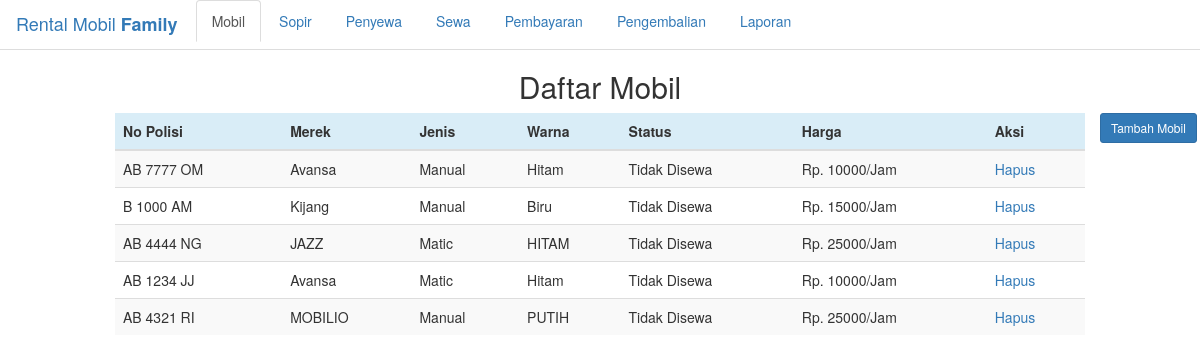
Before: / with the older database file.
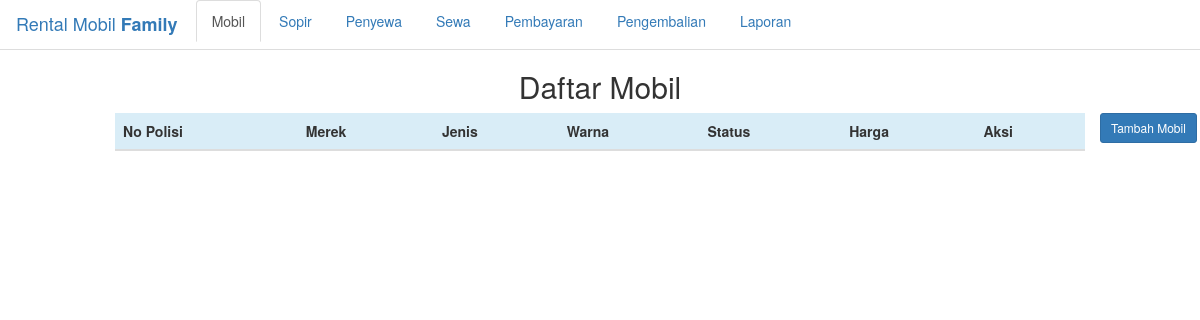
After: the same page with the newer database file.
### tables this page shows
CREATE TABLE `mobil` (
  `id_mobil` int(11) NOT NULL,
  `no_polisi` char(10) NOT NULL,
  `merek` varchar(20) NOT NULL,
  `jenis` enum('Matic','Manual') NOT NULL,
  `warna` varchar(15) NOT NULL,
  `status_mobil` enum('Disewa','Tidak Disewa') NOT NULL DEFAULT 'Tidak Disewa',
  `harga` int(11) NOT NULL
);

### index.php (the view, shortened to what this page needs)
<?php
    include_once "database/koneksi.php";
    $tab = "mobil";
?>
<!DOCTYPE html>
<html lang="en">
<head>
    <link rel="stylesheet" type="text/css" href="asset/css/bootstrap.css">
</head>
<body>
<div role="tabpanel">
        <ul class="nav nav-tabs" role="tablist">
            <li role="presentation">
                <a class="navbar-brand" href="#">Rental Mobil <b>Family</b></a>
            </li>
            <li role="presentation"  <?php if($tab=="mobil") echo "class='active'" ?>>
                <a href="#mobil" aria-controls="mobil" role="tab" data-toggle="tab">Mobil</a>
            </li>
            <li role="presentation" <?php if($tab=="sopir") echo "class='active'" ?>>
                <a href="#sopir" aria-controls="sopir" role="tab" data-toggle="tab">Sopir</a>
            </li>
            <li role="presentation"  <?php if($tab=="penyewa") echo "class='active'" ?>>
                <a href="#penyewa" aria-controls="penyewa" role="tab" data-toggle="tab">Penyewa</a>
            </li>
            <li role="presentation" <?php if($tab=="sewa") echo "class='active'" ?>>
                <a href="#sewaa" aria-controls="a" role="tab" data-toggle="tab">Sewa</a>
            </li>
            <li role="presentation"  <?php if($tab=="bayar") echo "class='active'" ?>>
                <a href="#bayar" aria-controls="bayar" role="tab" data-toggle="tab">Pembayaran</a>
            </li>
            <li role="presentation" <?php if($tab=="kembali") echo "class='active'" ?>>
                <a href="#kembali" aria-controls="kembali" role="tab" data-toggle="tab">Pengembalian</a>
            </li>
            <li role="presentation">
                <a href="laporan.php">Laporan</a>
            </li>
        </ul>
    <div class="tab-content">
        <div role="tabpanel" class="tab-pane <?php if($tab=="mobil") echo "active" ?>" id="mobil">
            <h2 align="center">Daftar Mobil</h2>
                 <?php include_once "database/tampilMobil.php";?>
            <button type="button" class="btn btn-primary btn-sm" data-toggle="modal" data-target="#tbhMobil">
                Tambah Mobil
            </button>
        </div>
    </div>
</div>
</body>
</html>

### database/tampilMobil.php
<?php
	$result = $kon->query("SELECT * from mobil");
?>
  <div class="col-md-10 col-md-offset-1">
	<table class='table table-striped table-hover' align="center" width="100%">
    	<thead bgcolor='#d9edf7'>
	    	<tr>
	    		<th>No Polisi</th>
	    		<th>Merek</th>
	    		<th>Jenis</th>
	    		<th>Warna</th>
	    		<th>Status</th>
	    		<th>Harga</th>
	    		<th>Aksi</th>
	    	</tr>
    	</thead>
    	<tbody bgcolor='#fff'>
<?php
	while($rs = $result->fetch_array(MYSQLI_ASSOC)) {
?>
		<tr>
			<td><?php echo $rs["no_polisi"]?></td>
			<td><?php echo $rs["merek"]?></td>
			<td><?php echo $rs["jenis"]?></td>
			<td><?php echo $rs["warna"]?></td>
			<td><?php echo $rs["status_mobil"]?></td>
			<td>Rp. <?php echo $rs["harga"]?>/Jam</td>
			<td><a href="database/hapus.php?tbl=mobil&id=<?php echo $rs['id_mobil']?>" onClick="return hapus('<?php echo $rs["no_polisi"]?>','<?php echo $rs["merek"]?>','Mobil')">Hapus</a></td>
		</tr>
<?php
	}
?>
		</tbody>
	</table>
	</div>

Changed rows visible on the page:
removed mobil: no_polisi "AB 7777 OM", merek "Avansa", jenis "Manual", warna "Hitam", status_mobil "Tidak Disewa", harga "10000"
removed mobil: no_polisi "B 1000 AM", merek "Kijang", jenis "Manual", warna "Biru", status_mobil "Tidak Disewa", harga "15000"
removed mobil: no_polisi "AB 4444 NG", merek "JAZZ", jenis "Matic", warna "HITAM", status_mobil "Tidak Disewa", harga "25000"
removed mobil: no_polisi "AB 1234 JJ", merek "Avansa", jenis "Matic", warna "Hitam", status_mobil "Tidak Disewa", harga "10000"
removed mobil: no_polisi "AB 4321 RI", merek "MOBILIO", jenis "Manual", warna "PUTIH", status_mobil "Tidak Disewa", harga "25000"
